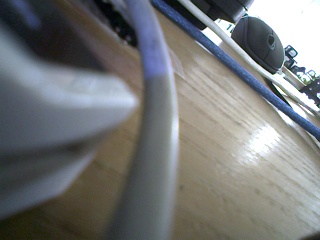
#> input picture core/002_arithmetic_operations/capture.jpg, 320 x 240 px
$ python mask.py
#> lines starting #> are read from the running program, lines starting #| are printed output that depends on the picture; after the words box and inside, x2 and y2 are one past the last pixel; in counts of white or black regions, pixels touching at a corner belong together; pictures that were not available may be replaced by others from this repository, and a replacement may not be noted
#!/usr/bin/env python3
# -*- coding: utf-8 -*-

import numpy as np
import cv2

# Load two images
img1 = cv2.imread('capture.jpg')
#> img1 is the input picture: shape (240, 320, 3); mean B, G, R 119.1, 118.6, 116.7
img2 = cv2.imread('opencv-logo-white.png')
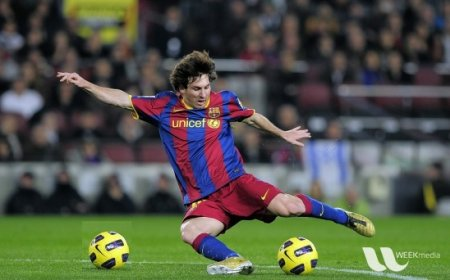
#> input picture imageProcess/007_template_match/messi.jpg, 450 x 280 px, given in place of opencv-logo-white.png, which was not available
#> img2 is the input picture: shape (280, 450, 3); mean B, G, R 72.3, 85.8, 82.3

# I want to put logo on top-left corner, So I create a ROI
rows,cols,channels = img2.shape
#> rows = 280; cols = 450; channels = 3
roi = img1[0:rows, 0:cols ]

# Now create a mask of logo and create its inverse mask also
img2gray = cv2.cvtColor(img2,cv2.COLOR_BGR2GRAY)
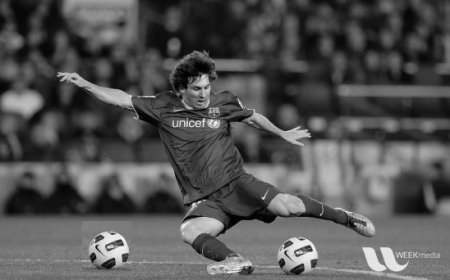
#> img2gray: shape (280, 450); min 0, max 249, mean 83.2
ret, mask = cv2.threshold(img2gray, 10, 255, cv2.THRESH_BINARY)
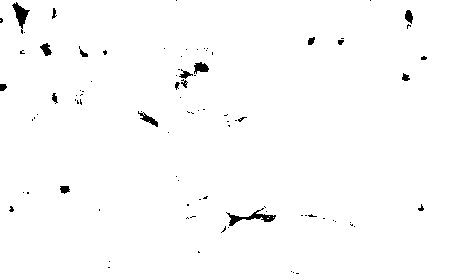
#> mask: shape (280, 450); 98.7% white; 91 black regions (73 under 20 px), largest, box (x1, y1, x2, y2) and area: (226, 208, 276, 226) 265, (12, 2, 30, 34) 215, (194, 62, 209, 74) 116
cv2.imwrite('mask.png',mask)
mask_inv = cv2.bitwise_not(mask)
cv2.imwrite('mask_inv.png',mask_inv)

# Now black-out the area of logo in ROI
#> (the run stopped early here; a loop or call above may not have finished)
